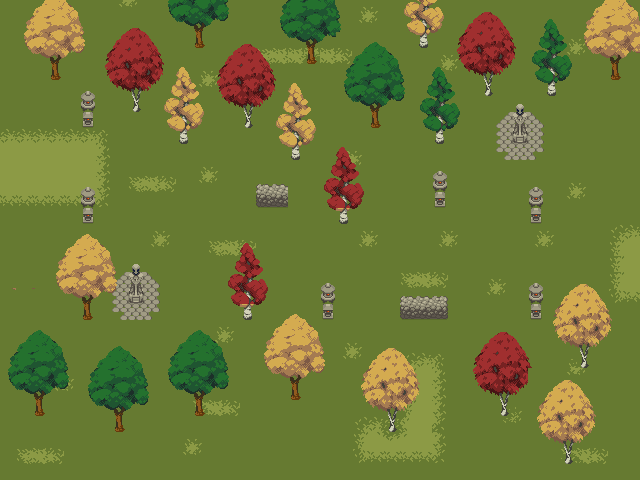

The image is a tile-based game level rendered from a .tmx file. Its description and source (layers, tilesets, objects; grid data summarised) follow:
An orthogonal 40x30 tile map with 16x16 px tiles, 3 tile layers (BackGround, FirstDetails, SecondDetails), 4 tilesets and 36 objects.

<map version="1.10" tiledversion="1.10.1" class="Map" orientation="orthogonal" renderorder="right-down" width="40" height="30" tilewidth="16" tileheight="16" infinite="0" nextlayerid="6" nextobjectid="51">
 <tileset firstgid="1" name="Environment" tilewidth="16" tileheight="16" tilecount="36" columns="6">
  <image source="Environment.png" width="96" height="96" />
 </tileset>
 <tileset firstgid="37" name="Ground Tileset" tilewidth="16" tileheight="16" tilecount="330" columns="22">
  <image source="Ground Tileset.png" width="352" height="240" />
 </tileset>
 <tileset firstgid="367" name="Trees" tilewidth="16" tileheight="16" tilecount="546" columns="26">
  <image source="Trees.png" width="416" height="336" />
 </tileset>
 <tileset firstgid="913" name="Stone Path Tileset" tilewidth="16" tileheight="16" tilecount="9" columns="3">
  <image source="Stone Path Tileset.png" width="48" height="48" />
 </tileset>
 <layer id="1" name="BackGround" width="40" height="30">
  <properties>
   <property name="Draw" type="bool" value="true" />
  </properties>
  <data>[1200 cells, 1200 non-empty, 33 distinct tile ids]</data>
 </layer>
 <layer id="2" name="FirstDetails" width="40" height="30">
  <properties>
   <property name="Draw" type="bool" value="true" />
  </properties>
  <data>[1200 cells, 58 non-empty, 22 distinct tile ids]</data>
 </layer>
 <layer id="3" name="SecondDetails" width="40" height="30">
  <properties>
   <property name="Draw" type="bool" value="true" />
  </properties>
  <data>[1200 cells, 618 non-empty, 192 distinct tile ids]</data>
 </layer>
 <objectgroup id="4" name="Wall">
  <object id="7" x="400.667" y="296" width="47.3333" height="24" />
  <object id="11" x="431.333" y="168.667" width="16" height="38.6667" />
  <object id="14" x="254.667" y="182" width="33.3333" height="24" />
  <object id="20" x="527.333" y="186" width="16" height="38.6667" />
  <object id="21" x="528" y="280.667" width="16" height="38.6667" />
  <object id="22" x="320" y="280.667" width="16" height="38.6667" />
  <object id="23" x="80" y="184.667" width="16" height="38.6667" />
  <object id="24" x="80" y="89.3333" width="16" height="38.6667" />
  <object id="25" x="127.333" y="262.667" width="16" height="38.6667" />
  <object id="26" x="511.333" y="104" width="16" height="38.6667" />
  <object id="27" x="175.333" y="128" width="16" height="16" />
  <object id="28" x="128" y="90" width="16" height="20.6667" />
  <object id="29" x="46" y="55.3333" width="16" height="23.3333" />
  <object id="30" x="191.333" y="26" width="16" height="22" />
  <object id="31" x="302.667" y="42" width="16" height="22.6667" />
  <object id="32" x="367.333" y="104.667" width="16" height="22.6667" />
  <object id="33" x="432" y="128" width="16" height="16" />
  <object id="34" x="479.333" y="74" width="16" height="22" />
  <object id="35" x="415.333" y="32" width="16" height="16" />
  <object id="36" x="543.333" y="80" width="16" height="16" />
  <object id="37" x="608" y="57.3333" width="16" height="22" />
  <object id="38" x="576.667" y="347.333" width="16" height="20.6667" />
  <object id="39" x="560" y="444" width="16" height="21.3333" />
  <object id="40" x="496.667" y="395.333" width="16" height="22" />
  <object id="41" x="384.667" y="411.333" width="16" height="20.6667" />
  <object id="42" x="288" y="384" width="16" height="16" />
  <object id="43" x="191.333" y="394" width="16" height="22.6667" />
  <object id="44" x="111.333" y="410" width="16" height="22" />
  <object id="45" x="31.3333" y="394" width="16" height="21.3333" />
  <object id="46" x="240" y="106" width="16" height="22.6667" />
  <object id="47" x="287.333" y="144.667" width="16" height="16" />
  <object id="48" x="336" y="208" width="16" height="16" />
  <object id="49" x="80" y="298" width="16" height="22.6667" />
  <object id="50" x="240" y="305.333" width="16" height="16" />
 </objectgroup>
 <objectgroup id="5" name="ChangeScene">
  <object id="18" x="0" y="128" width="1" height="72" />
  <object id="19" x="640" y="224" width="1" height="72" />
 </objectgroup>
</map>
